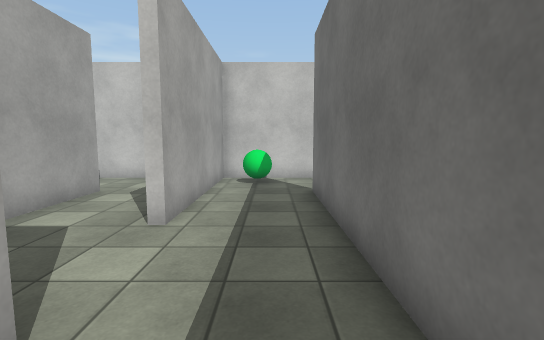
View 1 (above)

24 first-person views from a walk through a Unity game level. The camera is 1.5 m above the floor, tilts 6° down and sees 85° across. The floor is counted in squares, 1 m on a side. Each view is taken from the middle of a square. On the plan, view 1 faces up. The plan holds only what a view shows up to about 15 squares ahead; the rest is blank. The place goes on beyond the plan. The player is left out. Surface patterns are stand-ins for the level's own textures.

View 2
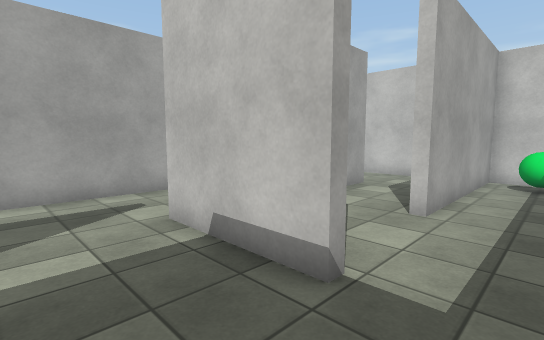

View 3
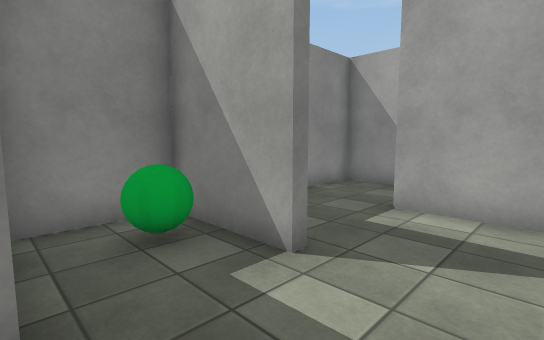

View 4
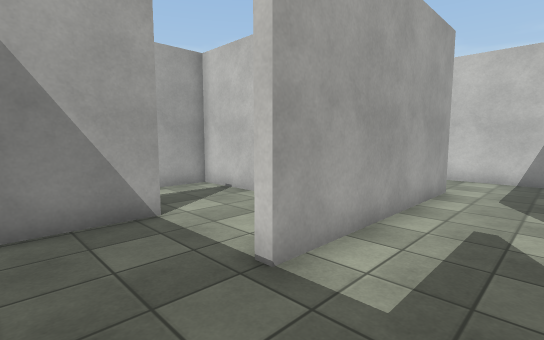

View 5
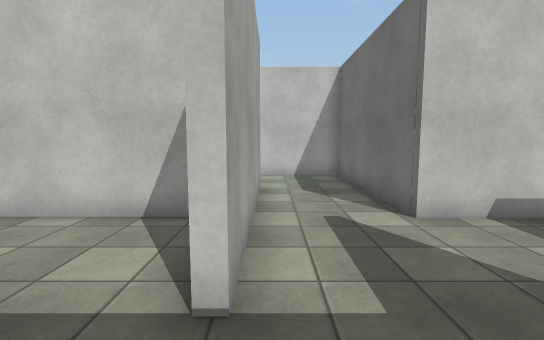

View 6
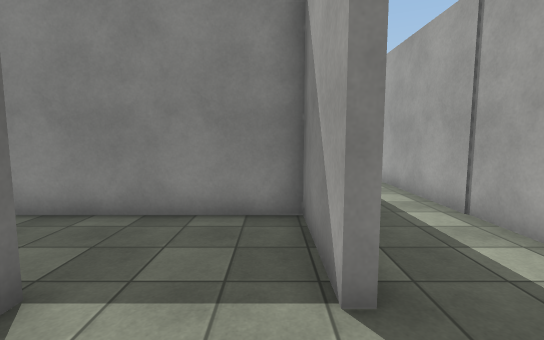

View 7
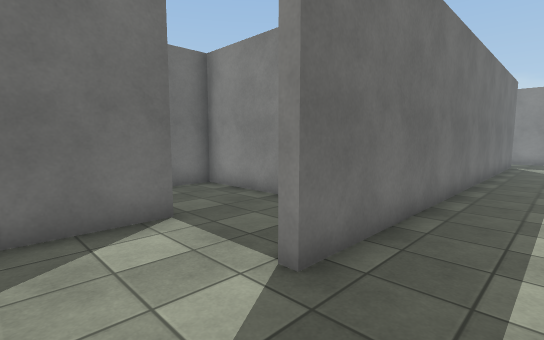

View 8
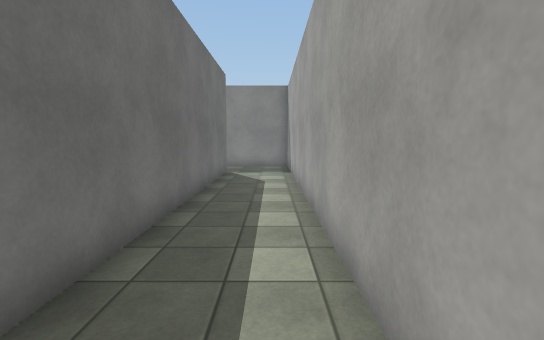

View 9
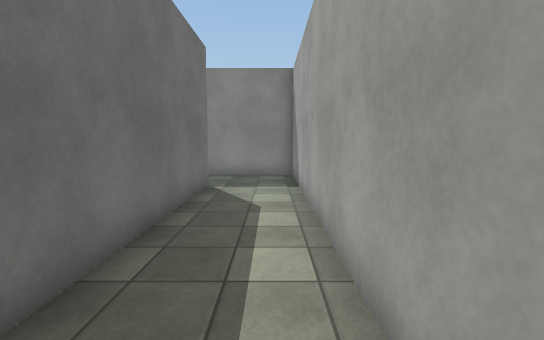

View 10
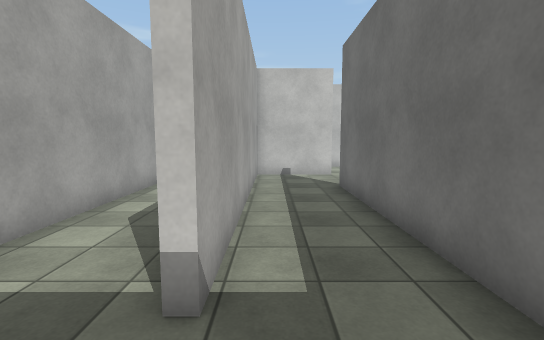

View 11
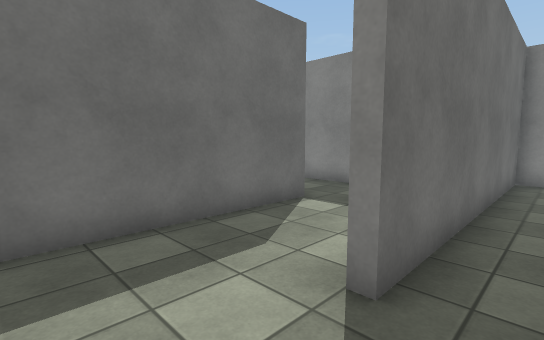

View 12
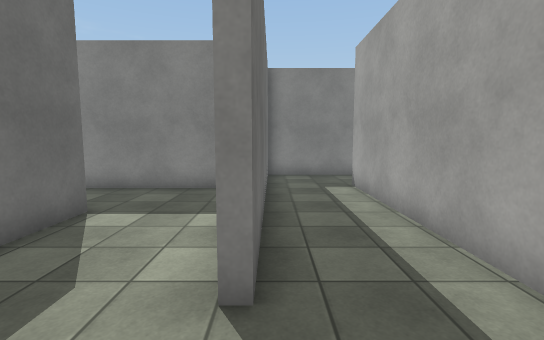

View 13
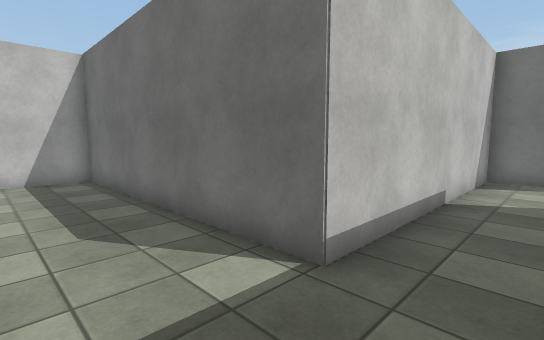

View 14
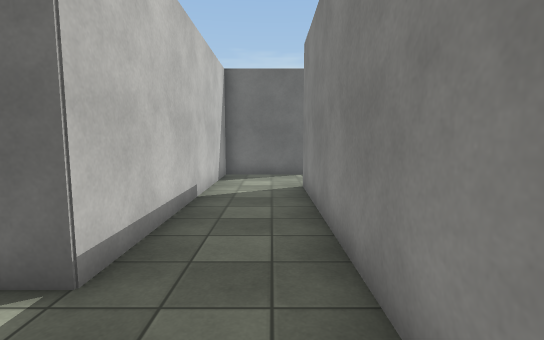

View 15
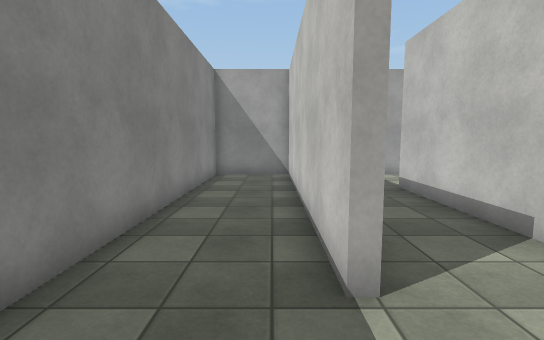

View 16
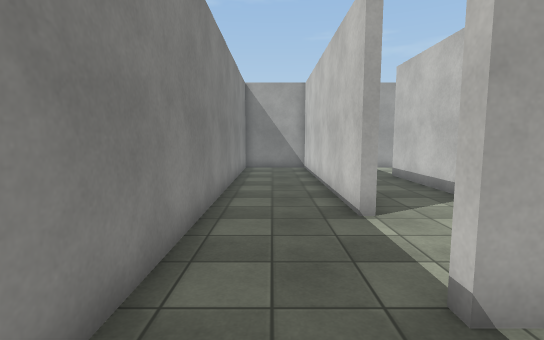

View 17
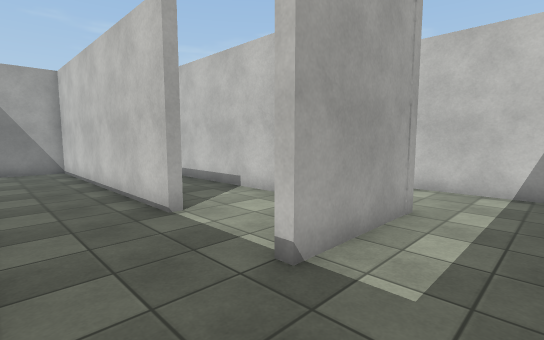

View 18
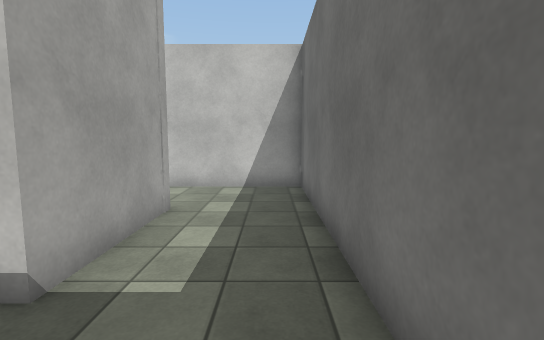

View 19
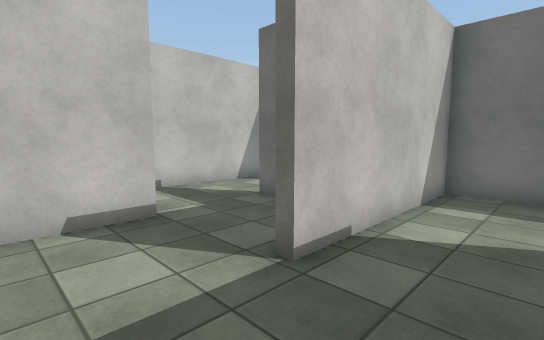

View 20
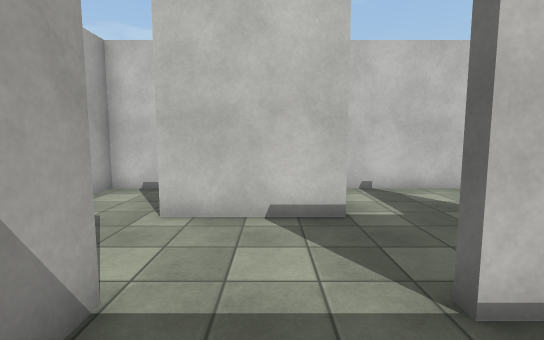

View 21
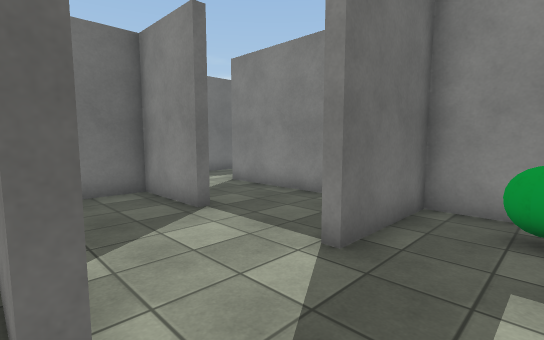

View 22
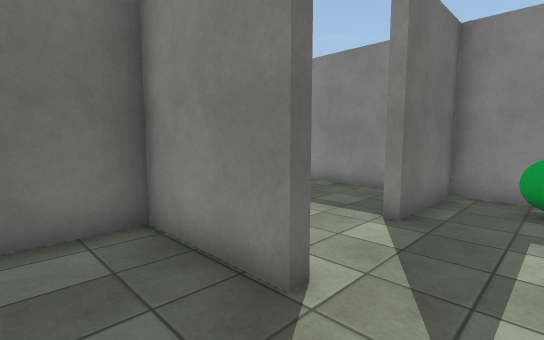

View 23
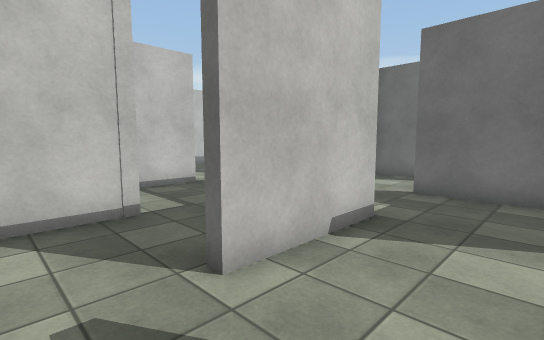

View 24
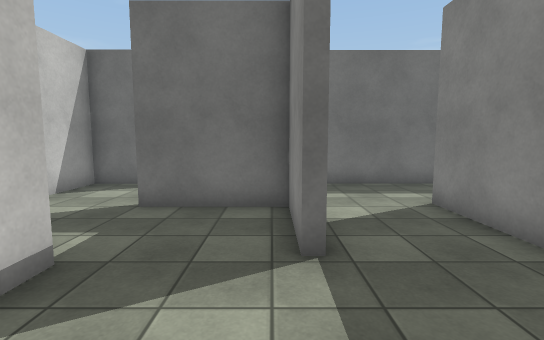

### Floor plan
Ten units are one square. View 1 is at (0, 0); x grows to the right and y downward. Boxes are objects, and circles mark ways between rooms. Rooms are numbered by the first view taken in them; rooms with no view inside come last. Other rooms are left out.
<svg viewBox="-154 -87 238 306">
<path fill="none" stroke="#000" d="M-149 31 -149 214 -88 214 -88 194M-52 15 -49 15 -49 47 -22 47M-95 -15 -149 -15 -149 1M-84 -54 -84 16 -88 16 -88 -9M-16 -15 -52 -15 -52 -82 -91 -82M-116 186 -119 186 -119 15 -116 15 -116 47 -52 47 -52 32M-84 135 -84 142M-85 86 -116 86 -116 186M-74 180 13 180M-88 194 -88 115M25 151 -52 151 -52 51 -76 51M13 180 13 183 -84 183 -84 214 56 214M48 183 45 183 45 151 25 151M16 115 45 115 45 80M15 84 -22 84M-1 147 48 147 48 183M-37 147 -19 147 -19 115 -16 115 -16 125M79 69 79 51 23 51M79 201 79 117 16 117M-22 84 -22 81M-17 51 -49 51 -49 61M-22 81 12 81 12 61"/>
<rect x="-45" y="25" width="20" height="20" fill="#bbb"><title>other object</title></rect>
<rect x="-45" y="125" width="20" height="20" fill="#bbb"><title>other object</title></rect>
<circle cx="-105" cy="195" r="3" fill="#2a7"/>
<circle cx="15" cy="165" r="3" fill="#2a7"/>
<circle cx="65" cy="190" r="3" fill="#2a7"/>
<circle cx="-35" cy="80" r="3" fill="#2a7"/>
<circle cx="-20" cy="65" r="3" fill="#2a7"/>
<text x="-100" y="40">1</text>
<text x="-70" y="130">2</text>
<text x="0" y="200">3</text>
<text x="20" y="110">4</text>
<text x="-30" y="70">5</text>
<text x="-10" y="60">6</text>
</svg>
Room 1 opens to room 2. Room 2 opens to room 3. Room 3 opens to room 4. Room 4 opens to room 5. Room 5 opens to room 6.

Where each view was taken, in squares from view 1:
view 1: 0 up, 0 right, facing up
view 2: 1 down, 0 right, facing up-left
view 3: 1 up, 2 left, facing down-left
view 4: 4 down, 6 left, facing up-left
view 5: 4 down, 8 left, facing up
view 6: 1 up, 11 left, facing down
view 7: 1 up, 14 left, facing down-right
view 8: 5 down, 14 left, facing down
view 9: 9 down, 14 left, facing down
view 10: 21 down, 11 left, facing up
view 11: 9 down, 10 left, facing down-right
view 12: 9 down, 9 left, facing down
view 13: 17 down, 8 left, facing up-right
view 14: 17 down, 8 left, facing right
view 15: 19 down, 4 right, facing left
view 16: 20 down, 7 right, facing left
view 17: 21 down, 7 right, facing up-left
view 18: 21 down, 7 right, facing up
view 19: 14 down, 1 left, facing up-right
view 20: 14 down, 0 right, facing up
view 21: 8 down, 4 left, facing down-right
view 22: 6 down, 4 left, facing down-right
view 23: 11 down, 4 left, facing up-right
view 24: 11 down, 2 left, facing right
